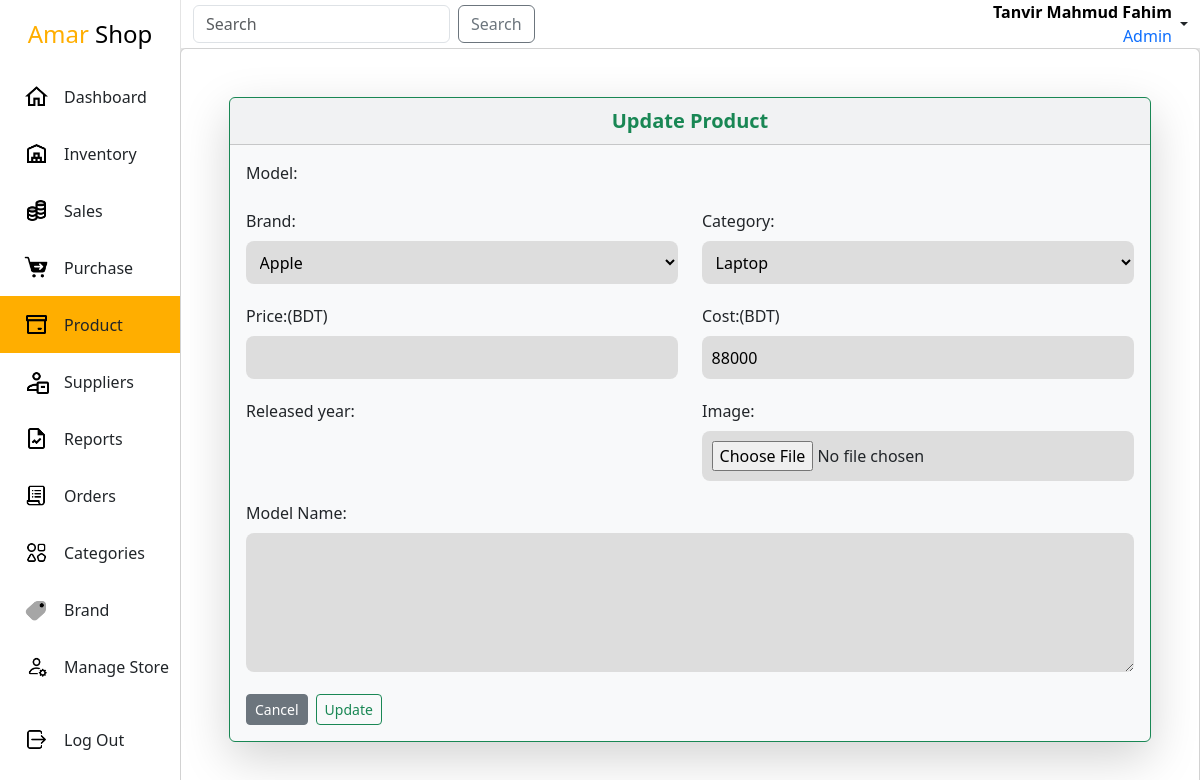
Screenshot of /admin-panel/product/1/update/ (signed in) with the database file from the repository.
### app/models.py (models this page shows, shortened)
class User(AbstractBaseUser, PermissionsMixin):
    email = models.EmailField(max_length=255, unique=True)
    first_name = models.CharField(max_length=255)
    last_name = models.CharField(max_length=255, blank=True, null=True)
    is_active = models.BooleanField(default=True)
    is_staff = models.BooleanField(default=False)
    profile_pic = models.ImageField(upload_to=profile_image_path, null=True, blank=True)
    objects = UserManager()
    USERNAME_FIELD = 'email'
    REQUIRED_FIELDS = ['first_name', 'last_name']

class Brand(models.Model):
    brand = models.CharField(max_length=255, unique=True)
    class Meta:
        ordering = ['-id']
    def __str__(self):
        return self.brand

class Categories(models.Model):
    category = models.CharField(max_length=255, unique=True)
    class Meta:
        ordering = ['-id']
    def __str__(self):
        return self.category

class Product(models.Model):
    category = models.ForeignKey(Categories, on_delete=models.CASCADE)
    subcategory = models.ForeignKey(SubCategory, on_delete=models.CASCADE,null=True, blank=True)
    brand = models.ForeignKey(Brand, on_delete=models.CASCADE)
    product_name = models.CharField(max_length=255)
    product_code = models.CharField(max_length=20,null=True,blank=True)
    cost = models.PositiveIntegerField(null=True,blank=True)
    price = models.PositiveIntegerField(null=True,blank=True)
    description = models.TextField(null=True, blank=True)
    productImg = models.ImageField(upload_to=product_image_path, null=True, blank=True,)
    created_at = models.DateTimeField(auto_now_add=True)
    class Meta:
        ordering = ['-created_at']

### app/views.py (the view, shortened to what this page needs)
# urls.py: path('product/<int:pk>/update/', ProductUpdateView.as_view(), name='product-update'),
class ProductUpdateView(SuperuserRequiredMixin,UpdateView):
    model = Product
    form_class = Productform
    context_object_name = 'product'
    template_name = 'inventory/product/productUpdate.html'

### app/forms.py
class Productform(forms.ModelForm):
    class Meta:
        model = Product
        fields = '__all__'
        widgets = {
            'description': forms.Textarea(attrs={'rows': 5}),
        }

### app/models.py (called while the page is built)
    def __str__(self):
        return self.name

### app/views.py (called while the page is built)
    def test_func(self):
        if self.request.user.is_superuser:
            return self.request.user.is_superuser
        if self.request.user.is_staff:
            return self.request.user.is_staff

### templates/inventory/product/productUpdate.html (shortened to what this page needs)
{% extends "Layout.html" %}
{% load static %}
{%block link%}
    <link rel="stylesheet" href="{%static 'css/inventory.css'%}">
{%endblock link%}
{%block main%}
<div class="inventory">
    <div class="card p-5">
        <div class="card border border-success shadow-lg bg-body-tertiary rounded">
            <div class="card-header fs-5 fw-bolder text-success text-center">Update Product</div>
            <div class="card-body">
                <form method="post" enctype="multipart/form-data">
                    <div class="col mb-3">
                        <label for="{{ form.model_for_label }}" class="form-label">Model:</label>
                    </div>
                    <div class="row mb-3">
                        <div class="col">
                            <label for="{{ form.brand_for_label }}" class="form-label">Brand:</label>
                            {{ form.brand }}
                        </div>
                        <div class="col">
                            <label for="{{ form.category_for_label }}" class="form-label">Category:</label>
                            {{ form.category }}
                        </div>
                    </div>
                    <div class="row mb-3">
                        <div class="col">
                            <label for="{{ form.price_for_label }}" class="form-label">Price:(BDT)</label>
                            {{ form.price }}
                        </div>
                        <div class="col">
                            <label for="{{ form.cost_for_label }}" class="form-label">Cost:(BDT)</label>
                            {{ form.cost }}
                        </div>
                    </div>
                    <div class="row mb-3">
                        <div class="col">
                            <label for="{{ form.released_year_for_label }}" class="form-label">Released year:</label>
                        </div>
                        <div class="col">
                            <label for="{{ form.productImg_for_label }}" class="form-label">Image:</label>
                            {{ form.productImg }}
                        </div>
                    </div>
                    <div class="col mb-3">
                        <label for="{{ form.description_for_label }}" class="form-label">Model Name:</label>
                        {{ form.description }}
                    </div>
                    <div class="d-flex">
                        <a href="{%url 'product-details' product.id%}" class="btn btn-sm btn-secondary">
                            Cancel
                        </a>
                        <button type="submit" class="ms-2 btn btn-sm btn-outline-success">Update</button>
                    </div>
                </form>
            </div>
        </div>
    </div>
</div>
{%endblock main%}

### templates/Layout.html (shortened to what this page needs)
<!DOCTYPE html>
{% load static %}
<html lang="en">
<head>
    {% load bootstrap5 %}
    {% bootstrap_css %}
    {%block link%}{%endblock link%}
    <link rel="stylesheet" href="{% static 'css/layout.css'%}">
</head>
<body>
    <div class="mother-div">
        <div class="sidebar">
            <div class="upper">
                <div class="branding">
                    <a href="{%url 'dashboard'%}">
                        <span class="gedget">Amar</span> Shop
                    </a>
                </div>
                <ul class="navList">
                    <li class="navItem">
                        <a href="{%url 'dashboard'%}">
                            <img src="{%static 'icons/nav/home.png'%}" width="25" alt="Dashboard"/>
                            <div class="navtitle">Dashboard</div>
                        </a>
                    </li>
                    <li class="navItem">
                        <a href="{%url 'inventory-list'%}" >
                            <img src="{%static 'icons/nav/inventory.png'%}" width="25" alt="Inventory"/>
                            <div class="navtitle">Inventory</div>
                        </a>
                    </li>
                    <li class="navItem">
                        <a href="{%url 'sales-list'%}" >
                            <img src="{%static 'icons/nav/sales.png'%}" width="25" alt="Inventory"/>
                            <div class="navtitle">Sales</div>
                        </a>
                    </li>
                    <li class="navItem">
                        <a href="{%url 'purchase-list'%}" >
                            <img src="{%static 'icons/nav/purchase.png'%}" width="25" alt="Inventory"/>
                            <div class="navtitle">Purchase</div>
                        </a>
                    </li>
                    <li class="navItem">
                        <a href="{%url 'product-list'%}">
                            <img src="{%static 'icons/nav/product.png'%}" width="25" alt="Orders"/>
                            <div class="navtitle">Product</div>
                        </a>
                    </li>
                    <li class="navItem">
                        <a href="{%url 'supplier-list'%}">
                            <img src="{%static 'icons/nav/suppliers.png'%}" width="25" alt="Suppliers"/>
                            <div class="navtitle">Suppliers</div>
                        </a>
                    </li>
                    <li class="navItem">
                        <a href="{%url 'reports'%}">
                            <img src="{%static 'icons/nav/reports.png'%}" width="25" alt="Reports"/>
                            <div class="navtitle">Reports</div>
                        </a>
                    </li>
                    <li class="navItem">
                        <a href="{%url 'orders'%}">
                            <img src="{%static 'icons/nav/orders.png'%}" width="25" alt="Orders"/>
                            <div class="navtitle">Orders</div>
                        </a>
                    </li>
                    <li class="navItem">
                        <a href="{%url 'category-list'%}">
                            <img src="{%static 'icons/nav/category.png'%}" width="25" alt="Orders"/>
                            <div class="navtitle">Categories</div>
                        </a>
                    </li>
                    <li class="navItem">
                        <a href="{%url 'brand-list'%}">
                            <img src="{%static 'icons/nav/brand.png'%}" width="25" alt="Orders"/>
                            <div class="navtitle">Brand</div>
                        </a>
                    </li>
                    <li class="navItem">
                        <a href="{%url 'manage'%}">
                            <img src="{%static 'icons/nav/manage.png'%}" width="25" alt="Manage_Store"/>
                            <div class="navtitle">Manage Store</div>
                        </a>
                    </li>
                </ul>
            </div>
            <div class="lower">
                <ul class="navList">
                    <li class="navItem">
                        <a href="{%url 'admin-logout'%}">
                            <img src="{%static 'icons/nav/logout.png'%}" width="25" alt="Logout"/>
                            <div class="navtitle">Log Out</div>
                        </a>
                    </li>
                </ul>
            </div>
        </div>
        <div class="content">
            <nav class="navbar navbar-light navbar-w bg-white p-0">
                <div class="container-fluid">
                    <form class="d-flex">
                        <input class="form-control me-2" type="search" placeholder="Search" aria-label="Search">
                        <button class="btn btn-outline-secondary" type="submit">Search</button>
                    </form>
                    <div class="nav-item dropdown">
                        <a class="nav-link dropdown-toggle d-flex align-items-center" href="#" id="navbarDropdownMenuLink" role="button" data-bs-toggle="dropdown" aria-expanded="false">
                            <div class="text-end text-black me-1">
                                <div class="fw-bold">{{request.user.first_name}} {{request.user.last_name}}</div>
                                {%if request.user.is_superuser%}
                                <div class="text-primary">Admin</div>
                                {%elif request.user.is_staff%}
                                <div class="text-primary">Staff Member</div>
                                {%endif%}
                            </div>
                        </a>
                    </div>
                </div>
            </nav>
            <div class="main-content">
                {%block main%}
                {%endblock main%}
            </div>
        </div>
    </div>
</body>
</html>

### static/css/inventory.css (style rules this page uses)
.inventory { width: 100%; height: 100%; overflow: scroll; }
ul { list-style-type: none; padding: 0; }

### static/css/layout.css (style rules this page uses)
* { padding: 0; margin: 0; box-sizing: border-box; }
a { text-decoration: none; color: black; }
.mother-div { width: 100vw; height: 100vh; background: rgb(228, 228, 228); display: flex; justify-content: space-between; }
.sidebar { width: 15vw; height: 100%; background: white; display: flex; flex-direction: column; justify-content: space-between; align-items: center; }
.upper { width: 100%; height: auto; }
.branding { width: 100%; text-align: center; padding: 1rem 0; font-size: 1.5rem; }
.branding a { text-decoration: none; }
.gedget { color: rgb(255, 174, 0); }
.navList { list-style-type: none; margin: 0; padding: 0; overflow: hidden; }
.navItem { width: 100%; display: flex; align-items: center; transition: all .300s ease; }
.navItem a { text-decoration: none; width: 100%; height: 100%; padding: 1rem 0; padding-left: 1.5rem; display: flex; align-items: center; color: inherit; }
.navtitle { margin-left: 15px; }
.lower { width: 100%; height: auto; padding-bottom: 2rem; }
.content { width: 85vw; height: 100vh; }
.navbar-w { width: 100%; border-left: 1px solid rgb(228, 228, 228); }
.selected { background: rgb(255, 174, 0); }
.main-content { width: 100%; height: 93%; }
input, select,textarea { width: 100%; padding: .6rem; border: none; border-radius: 8px; background-color: rgba(218, 218, 218, 0.878); }

### rows the page displays
User: user.first_name "Tanvir Mahmud", user.last_name "Fahim"
Brand: brand "Apple"
Categories: category "Laptop"
Product: cost "88000"
